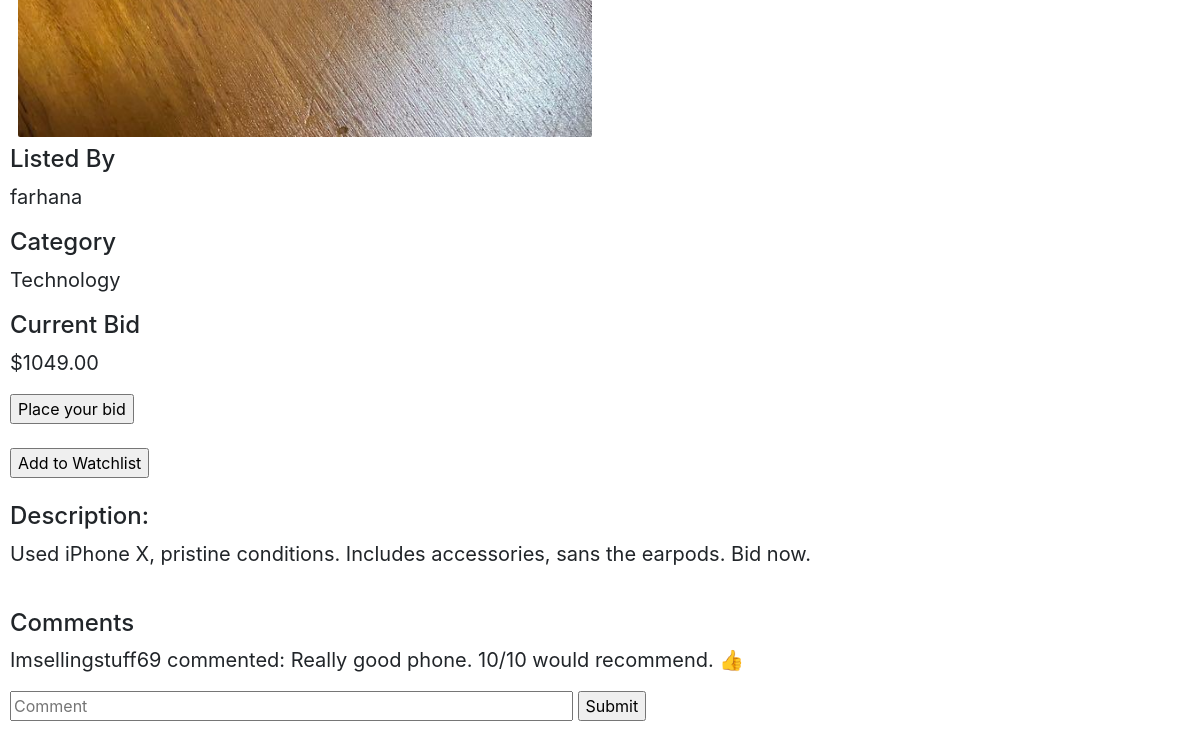
Before: /listing/3 (signed in, lower part) with the older database file.
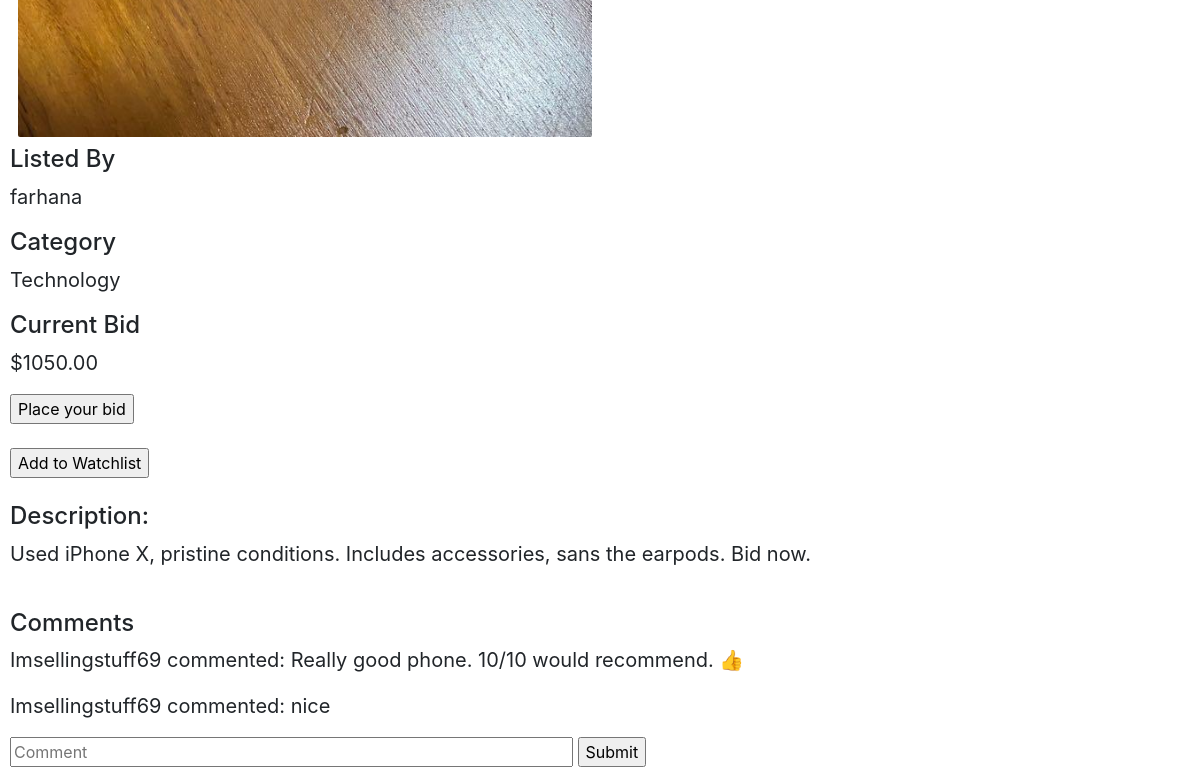
After: the same page with the newer database file.
### auctions/models.py (models this page shows, shortened)
class Listing(models.Model):
    user = models.ForeignKey(User, on_delete=models.CASCADE)
    listing = models.CharField(max_length=120)
    price = models.DecimalField(max_digits=12, decimal_places=2)
    description = models.TextField()
    photo = models.ImageField(upload_to='images')
    category = models.CharField(max_length=50)
    is_closed = models.BooleanField(default=False)

class User(AbstractUser):
    pass

class Comment(models.Model):
    user_commenting = models.ForeignKey(User, on_delete=models.CASCADE)
    commented_on = models.ForeignKey(Listing, on_delete=models.CASCADE)
    comment = models.CharField(max_length=500)
    def __str__(self):
        return f"{self.user_commenting} commented: {self.comment}"

### auctions/views.py (the view)
# urls.py: path("listing/<int:inputListing>", views.view_listing, name="listing"),
def view_listing(request, inputListing):
    if request.user.is_authenticated:
        listing = Listing.objects.filter(id=inputListing)
        for l in listing:
            if l.user == request.user:
                if request.method == "POST":
                    try:
                        l.is_closed = True
                        l.save()
                        bids_list = Bid.objects.filter(bidded_item=inputListing)
                        bids_list = bids_list.order_by('-bid_price')
                        winner = bids_list[0].bidding_user
                        set_winner = Winner(user=winner, listing=Listing.objects.get(id=inputListing))
                        set_winner.save()
                        return render(request, "auctions/closedlisting.html", {
                            "message": "This listing is closed.",
                            "listings": Listing.objects.filter(id=inputListing),
                            "winner": winner,
                            "comments": Comment.objects.filter(commented_on=inputListing)
                        })
                    except:
                        return render(request, "auctions/error.html", {
                            "error_message": "No bidders.",
                            "listings": Listing.objects.filter(id=inputListing),
                            "comments": Comment.objects.filter(commented_on=inputListing)
                        })
                else:
                    if l.is_closed == True:
                        return render(request, "auctions/closedlisting.html", {
                            "message": "This listing is closed.",
                            "listings": Listing.objects.filter(id=inputListing),
                            "comments": Comment.objects.filter(commented_on=inputListing)
                        })
                    else:
                        return render(request, "auctions/userlisting.html", {
                            "listings": Listing.objects.filter(id=inputListing),
                            "comments": Comment.objects.filter(commented_on=inputListing)
                        })
            else:
                if request.method == "POST":
                    retrieve_comment = request.POST["comment"]
                    user = request.user
                    insert_values = Comment(user_commenting=user, commented_on_id=inputListing, comment=retrieve_comment)
                    insert_values.save()
                    return redirect(f'/listing/{inputListing}')
                else:
                    for l in listing:
                        if l.is_closed == True:
                            winner = Winner.objects.get(user=request.user, listing=l)
                            winner = winner.user
                            if winner == request.user:
                                return render(request, "auctions/closedlisting.html", {
                                    "message": "This listing is closed.",
                                    "you_won": "You have won this listing!",
                                    "listings": Listing.objects.filter(id=inputListing),
                                    "comments": Comment.objects.filter(commented_on=inputListing)
                                })
                            else:
                                return render(request, "auctions/closedlisting.html", {
                                    "message": "This listing is closed.",
                                    "listings": Listing.objects.filter(id=inputListing),
                                    "comments": Comment.objects.filter(commented_on=inputListing)
                                })
                        else:
                            try:
                                check_watchlist = Watchlist.objects.get(user=request.user, listing=inputListing)
                                if check_watchlist.listing == l.id:
                                    return render(request, "auctions/listingdelete.html", {
                                        "listings": Listing.objects.filter(id=inputListing),
                                        "comments": Comment.objects.filter(commented_on=inputListing)
                                    })
                            except:
                                return render(request, "auctions/listing.html", {
                                    "listings": Listing.objects.filter(id=inputListing),
                                    "comments": Comment.objects.filter(commented_on=inputListing)
                                })
                            return render(request, "auctions/listingdelete.html", {
                                "listings": Listing.objects.filter(id=inputListing),
                                "comments": Comment.objects.filter(commented_on=inputListing)
                            })
    else:
        return redirect("login")

### auctions/templates/auctions/listing.html (shortened to what this page needs)
{% extends 'auctions/layout.html' %}
{% block body %}
    {% for listing in listings %}
        <img src="{{ listing.photo.url }}" class="img-fluid">
        <h4>Listed By</h4>
        <p>{{ listing.user }}</p>
        <h4>Category</h4>
        <p>{{ listing.category }}</p>
        <h4>Current Bid</h4>
        <p>${{ listing.price }}</p><a href="{% url 'bid' listing.id %}"><input type="button" value="Place your bid"></a><br><br>
        <form method="POST" action="{% url 'add' %}">
            <input type="submit" value="Add to Watchlist"></input>
        </form>
        <br><h4>Description:</h4>
        <p>{{ listing.description }}</p><br>
    {% endfor %}
        {% if comments %}
            <h4>Comments</h4>
            {% for comment in comments %}
                <p>{{ comment }}</p>
            {% endfor %}
        {% endif %}
        <form method="POST">
            <input type="text" name="comment" size="50" placeholder="Comment"></input>
            <input type="submit">
        </form>
{% endblock %}

Changed rows visible on the page:
changed Listing "Technology": price "1049.00" → "1050.00"
added Comment: user_commenting+comment "Imsellingstuff69 commented: nice"
